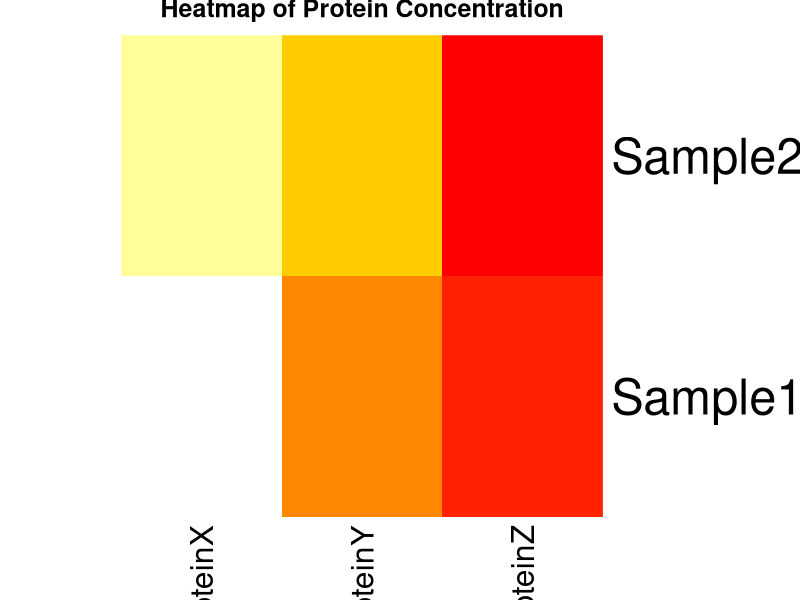
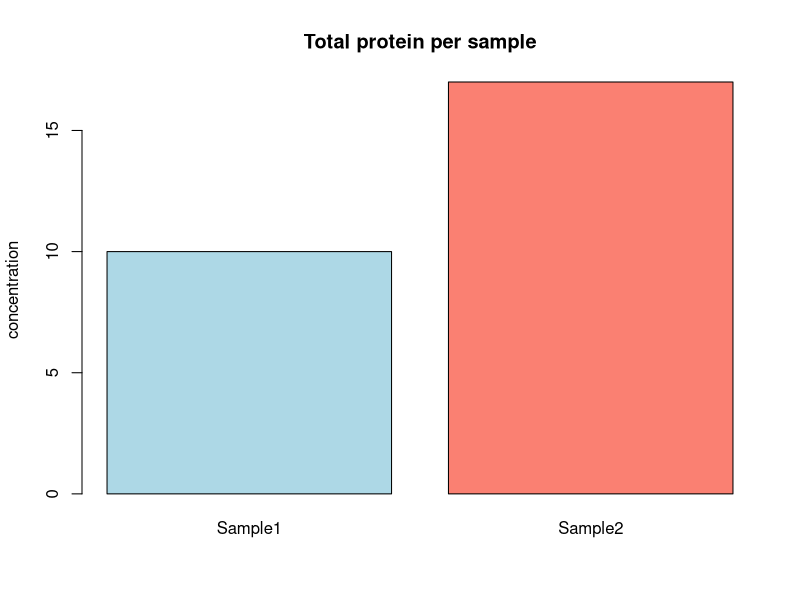
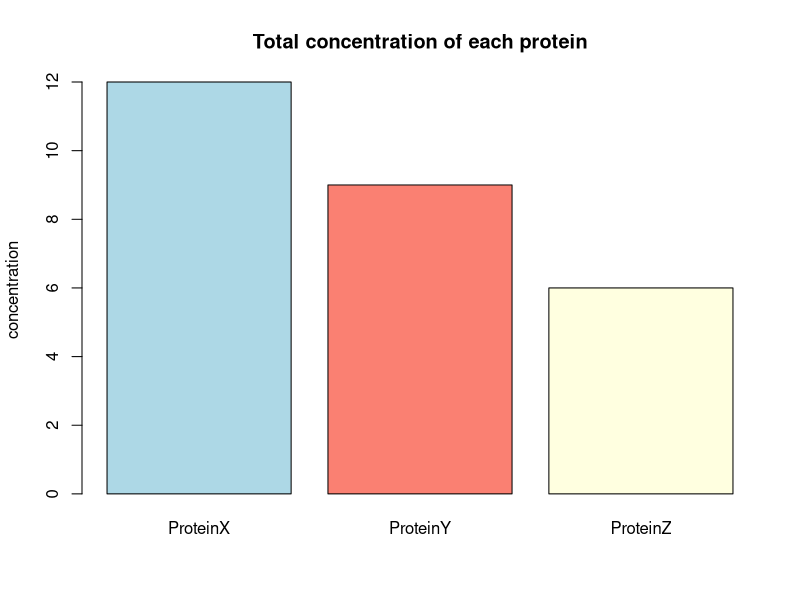
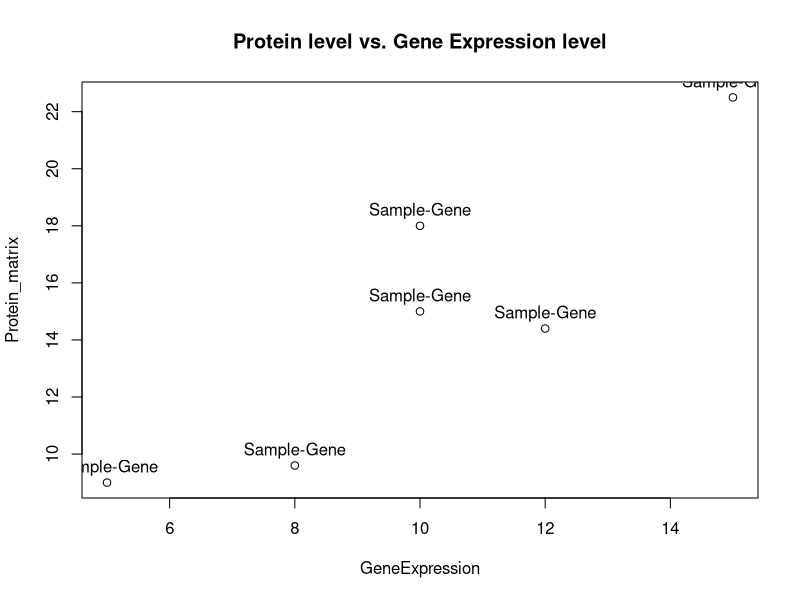
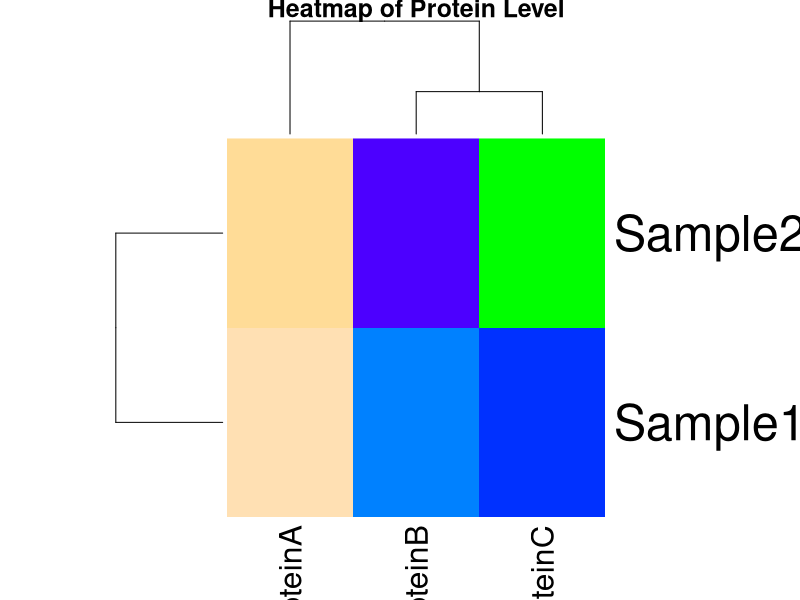
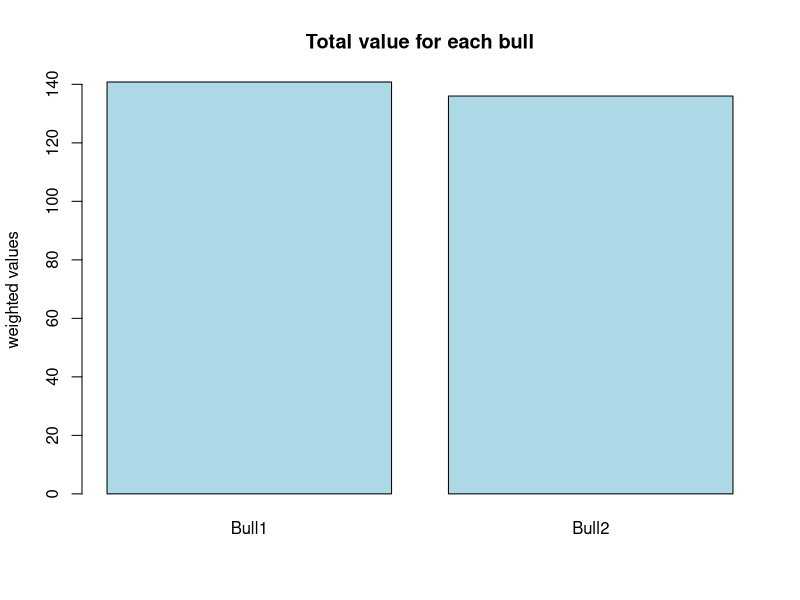
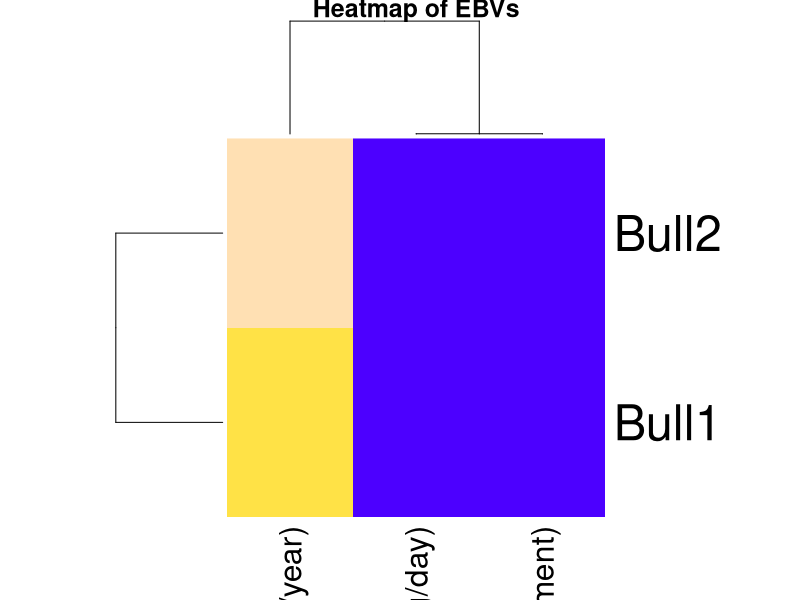
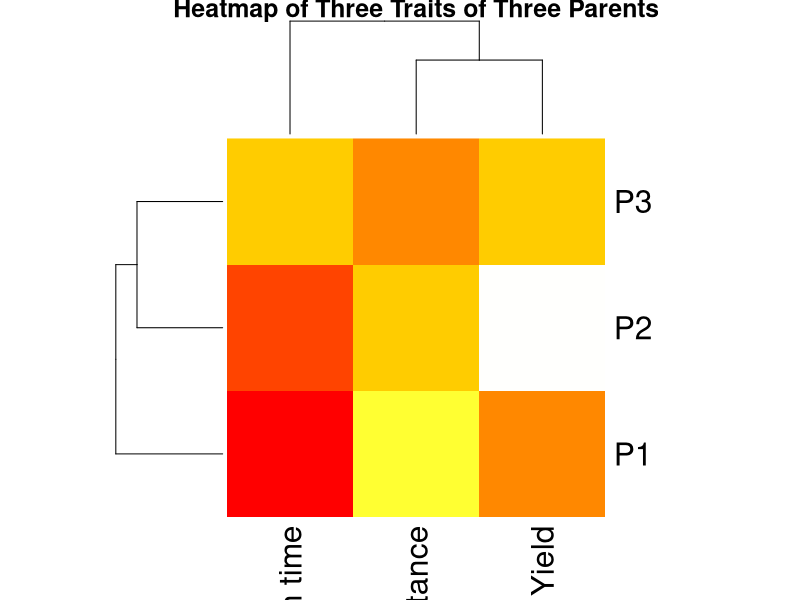

Here is the R script that generated these plots, in order:
## ---- chunk 1
# Making Protein Matrix
ProteinMatrix <- matrix(
  c(5, 3, 2,
    7, 6, 4),
  nrow = 2, byrow = TRUE
)
rownames(ProteinMatrix) = c("Sample1", "Sample2")
colnames(ProteinMatrix) = c("ProteinX", "ProteinY", "ProteinZ")

# Making weight matrix
WeightVector <- matrix(
  c(0.5, 1.0, 1.5),
  nrow=3, byrow = TRUE
)
rownames(WeightVector) = c("ProteinX", "ProteinY", "ProteinZ")
colnames(WeightVector) = c("Weight")

# Multiplying Matrices
Totalweightedconcentration = ProteinMatrix %*% WeightVector

print(Totalweightedconcentration)

# making transpose of ProteinMatrix

ProteinMatrixTranspose = t(ProteinMatrix)

print("Showing transpose of ProteinMatrix")
print(ProteinMatrixTranspose)

# Identity Matrix
I <- diag(3)
Identitycheck = ProteinMatrix %*% I
print(Identitycheck)

print("The product of I and ProteinMatrix is identical to ProteinMatrix")

# Carrying out operations (scalar multiplication, summation of rows and columns)
Total_protein_per_sample <- rowSums(ProteinMatrix)
print(Total_protein_per_sample)
Total_concentration_of_each_protein <- colSums(ProteinMatrix)
print(Total_concentration_of_each_protein)
Tripled_protein_concentration <- 3 * ProteinMatrix



# generating heatmap
heatmap(ProteinMatrix, main= "Heatmap of Protein Concentration", Rowv = NA, Colv = NA, labRow= rownames(ProteinMatrix), labCol= colnames(ProteinMatrix), col=heat.colors(256) )

# generating barplot

barplot(Total_protein_per_sample, main="Total protein per sample", ylab="concentration", col=c("lightblue", "salmon"))

barplot(Total_concentration_of_each_protein, main="Total concentration of each protein", ylab="concentration", col=c("lightblue", "salmon", "lightyellow"))



## Interpretation Questions
print("Multiplying the protein levels by the weight vector shows how much each protein contributes to a certain phenotype")
print("The result tells that the total protein burden (or total protein impact) of sample 2 is higher than sample 1")
print("I think the identity matrix represents no protein interactions or measurement biases")

# changing the weight of ProteinZ to 3.0
newweightvector = matrix(
  c(0.5, 1.0, 3.0),
  nrow=3, byrow = TRUE
)
rownames(WeightVector) = c("ProteinX", "ProteinY", "ProteinZ")
colnames(WeightVector) = c("Weight")
newTotalweightedconcentration = ProteinMatrix %*% newweightvector
print(newTotalweightedconcentration)

print("The weighted concentration of both sample 1 and 2 increases if the weight of ProteinZ to 3.0; total protein impact of sample 2 is still higher")

## ---- chunk 2
# making  Gene Expression matrix
GeneExpression <- matrix(
  c(10, 8, 5,
    15, 12, 10),
  nrow = 2, byrow = TRUE
)
rownames(GeneExpression) <- c("Sample1", "Sample2")
colnames(GeneExpression) <- c("GeneA", "GeneB", "GeneC")

# making Translation Matrix
TranslationMatrix <- matrix(
  c(1.5, 0 , 0,
  0, 1.2, 0,
  0, 0, 1.8),
nrow = 3, byrow = TRUE
)

# computing Protein matrix
Protein_matrix <- GeneExpression %*% TranslationMatrix
print(Protein_matrix)

# Transpose of GeneExpression matrix
GeneExpression_Transpose <- t(GeneExpression)
print("The new matrix represnts a matrix where the rows and columns of GeneExpression matrix have been interchanged")

# Creating Identity matrix
I <- diag(3)

# Multipying I and TranslationMatrix
Product_matrix = I %*% TranslationMatrix
print(Product_matrix)
print("The product is identical to TranslationMatrix")


# making submatrix A
A = matrix(
  c(10, 8,
    15, 12), nrow=2, byrow = TRUE
)
rownames(A) = c("sample1", "sample2")
colnames(A) = c("GeneA", "GeneB")

print(A)

# finding inverse of A
print("The inverse matrix could not be calculated since A is a singular matrix")


## Visualization Tasks
# generating MARplot-style scatter plot
plot(GeneExpression, Protein_matrix, type="p", main="Protein level vs. Gene Expression level")
labels <- "Sample-Gene"
text(GeneExpression, Protein_matrix, labels = labels, pos=3)
# generating a heatmap
heatmap(Protein_matrix, main= "Heatmap of Protein Level", Rowv = TRUE, Colv = TRUE, labRow= rownames(Protein_matrix), labCol= c("ProteinA", "ProteinB", "ProteinC"), col=topo.colors(256) )


## Interpretation questions

print("1. Matrix multiplication allows each gene in both samples to be multiplied to their respective translation efficiency. So, the product shows how successfully each gene is translated")

print("2. The diagonal TranslationMatrix make sense biologically because the elements of resultant product matrix are values obtained when each gene is multiplied with its corresponding translation efficacy. ")

print("3. If Sample2 has higher protein levels even with similar gene expression, it means that more mRNAs are translated to proteins compared to sample1")

print("4. The upward trend in MARplot may indicate an increase in translation efficacy and downward trend may indicate a decline in translation efficacy")

print("5. Clustering in the heatmap may suggest which samples are most similar to each other based on their protein expression, and which proteins have similar expression profiles across the samples.")
## ---- chunk 3
# making a matrix of Estimated Breeding Values (EBVs) of 2 bulls
BullEBVs <- matrix(
  c(400, 1.2, 0.8,
    500, 1.5, 0.6), nrow = 2, byrow = TRUE
)

rownames(BullEBVs) <- c("Bull1", "Bull2")
colnames(BullEBVs) = c("Trait1 = Milk yield (liters/year)", "Trait2 = Growth rate (kg/day)", "Trait3 = Fertility (calving interval adjustment)")

# making a matrix of economic weights
EconomicWeights = matrix(
  c(0.002, 50, 100), nrow=3, byrow=TRUE
)

TotalValue = BullEBVs %*% EconomicWeights
print(TotalValue)

print("Total value for bull1 is 140.8 and for bull2 is 136")
print("Bull1 is more valuable economically")


# what multiplying by the economic weights means biologically
print("In this case, we multiply the Estimated Breeding Values (EBVs) of each trait by corresponding Economic weights. This helps to understand the economic relevance of each trait." )


# making 3×3 identity matrix
I <- diag(3)
Identityproduct = BullEBVs %*% I
print(Identityproduct)
print("Multiplying I and BullEBVs returns a matrix identical to BullEBVs")

print("The Identity Matrix serves a control. It seems as the comparison of BullEBVs matrix with itself")


# Subsetting the BullEBVs matrix by removing Trait1 (milk yield)
Bullsubset = BullEBVs[, 2:3]
print(Bullsubset)
Economicweightsub = EconomicWeights[2:3,]
print(Economicweightsub)

NewTotalValues = Bullsubset %*% Economicweightsub
print(NewTotalValues)
print("The ranking does not change. Bull1 is still more valuable")




## Visualization Tasks

# creating a barplot
TotalvalueT = t(TotalValue)
barplot(TotalvalueT, main="Total value for each bull", ylab= "weighted values", col=c("lightblue"))


# creating a heatmap
heatmap(BullEBVs, Rowv=TRUE, Colv=TRUE, labRow= rownames(BullEBVs), labCol= colnames(BullEBVs), col=topo.colors(256), scale="none", main="Heatmap of EBVs")


# Interpretation Questions

print("1. Economic weights reflect the economic relevance of each trait, that is, which trait is important economically")
print("2. Milk yield is ignored in some breeding programs because the main goal of breeding programs is to produce greater number of genetically superior offsprings")
print("Heatmaps help to visualize patterns and clusters in multivariate trait data")
print("Yes, this method be extended to more bulls and more traits")

## ---- chunk 4
# making parent traits matrix
ParentTraits = matrix(
  c(7, 5, 3,
    6, 8, 4,
    5, 6, 6), nrow=3, byrow= TRUE
)
rownames(ParentTraits) = c("P1", "P2", "P3")
colnames(ParentTraits) = c("T1 Drought resistance", "T2 Yield", "T3 Maturation time")
print(ParentTraits)

# making HybridWeights matrix
HybridWeights = matrix(
  c(0.5, 0.3, 0.2), nrow=3, byrow= TRUE
)
print("HybridWeights:")
print(HybridWeights)

# Transpose of HybridWeights
HybridWeightsTranspose = t(HybridWeights)
print("HybridWeightsTranspose:")
print(HybridWeightsTranspose)


# computing Hybrid traits matrix
HybridTraits =  HybridWeightsTranspose %*% ParentTraits
print("The HybridTraits matrix is:")
print(HybridTraits)


# Explaining what it means biologically when one parent contributes more to a particular trait
print("A parent contributing more to a particular trait than others makes it more desirable and more likely to be selected for plant breeding")


# making identity matrix and multiplying with ParentTraits 
I = diag(3)
print(I)
Product = I %*% ParentTraits
print(Product)

print("Observation:")
print(" I × ParentTraits is identical to ParentTraits matrix")
print("I × ParentTraits represents the original matrix and therefore no transformation or change")

# subsetting
parentsub = ParentTraits[, 1:2]
print("Subset matrix of ParentTraits")
print(parentsub)


newhybridtraits = HybridWeightsTranspose %*% parentsub
print("recalculated hybrid traits is")
print(newhybridtraits)


print("Removing a trait does not provide insight about the maturation time of the three parent plants. The new matrix has one less column but the values of other two traits is unchanged.")



## Visulaization tasks

# A heatmap of ParentTraits matrix
heatmap(ParentTraits, Rowv=TRUE, Colv=TRUE, labRow= rownames(ParentTraits), labCol= colnames(ParentTraits), col=heat.colors(256), scale="none", main="Heatmap of Three Traits of Three Parents")


# A barplot of HybridTraits
hybridtraitsvec = c(T1=6.3, T2=6.1, T3=3.9)


barplot(hybridtraitsvec, main="Hybrid values of each trait", ylab="weighted Values of each trait", col=c("lightblue", "lightgreen", "lightyellow"))

## Interpretation Questions

print("The parent traits with more weight might affect hybrid’s performance more.")
print("I think the identity matrix serves as a control which is used to compare the matrix with itself")
equal_weights = matrix(c(0.3, 0.3, 0.3), nrow=1, byrow=TRUE)
change_in_hybrid_traits = equal_weights %*% ParentTraits
print("The change in hybrid weights will be")
print(change_in_hybrid_traits)
print("I think this simple model ignores the influence of various abiotic and biotic factors such as environmental condition, diseases etc.")
## ---- chunk 5
# Making a MasterList
bioList = list(
ProteinConc = list(ProteinMatrix, WeightVector),
ProteinMap = list(GeneExpression, TranslationMatrix),
Plant = list(ParentTraits, HybridWeights),
Animal = list(BullEBVs, EconomicWeights)
)

print(bioList)

# Task1
print("List of top level components:")
print("1. ProteinConc 2. ProteinMap 3. Plant 4. Animal")
print("List of nested components:")
print("1. ProteinMatrix 2. WeightVector 3. GeneExpression 4. TranslationMatrix 5. ParentTraits 6. HybridWeights 7. BullEBVs 8.EconomicWeights")

# Task 2
bioList[[2]][[1]]
bioList[[2]][[2]]
bioList[[4]][[1]]
bioList[[4]][[2]]

matrix_of_plant_entry = bioList[[3]][[1]]
print(matrix_of_plant_entry)
weight_for_protein_conc = bioList[[1]][[2]]
print(weight_for_protein_conc)

# Task 3

Weighted_gene_expression_score = bioList[[1]][[1]] %*% bioList[[1]][[2]]
print(Weighted_gene_expression_score)

Contribution_of_transcripts_to_each_protein = bioList[[2]][[1]] %*% bioList[[2]][[2]]
print(Contribution_of_transcripts_to_each_protein)

Hybrid_trait_values = t(bioList[[3]][[2]]) %*% bioList[[3]][[1]] 
print(Hybrid_trait_values)

Bull_total_economic_value = bioList[[4]][[1]] %*% bioList[[4]][[2]]
print(Bull_total_economic_value)

# Task 4

subset_BullEBVs = bioList[[4]][[1]][, 2:3]
print(subset_BullEBVs)
Ecoweightsub = bioList[[4]][[2]][2:3, ]
print(Ecoweightsub)
Recalculated_total_value = subset_BullEBVs %*% Ecoweightsub
print(Recalculated_total_value)


## Visualization Tasks

# Creating barplot showing the result of weighted trait aggregation for the Plant hybrid
barplot(Hybrid_trait_values, main="weighted trait aggregation for the Plant hybrid", ylab="weighted Values of each trait", col=c("salmon"))


# Creating barplot showing the total breeding values for each bull
barplot(t(Bull_total_economic_value), main="Comparison of Total values of Bulls", ylab="weighted Values of each trait", col=c("lightblue"))

# Creating heatmap
heatmap(bioList[[4]][[1]], Rowv=TRUE, Colv=TRUE, labRow= rownames(bioList[[4]][[1]]), labCol= colnames(bioList[[4]][[1]]), col=heat.colors(256), scale= "column", main="Heatmap of Bull EBVs")


## Interpretation Questions
print("Structuring data using a list help to logically organise different datatypes such as matrix, vector and list itself. Since each component is differently named, they can be easily accessed.")
print("Nested lists require multiple levels of indexing where there is a higher chance of making mistakes with the indices such as using the wrong number of brackets or the wrong index number")
print("Yes, this structure could be scaled for real datasets with many samples or traits")
print("How would you loop over all elements in bioList to apply the same function? Not sure")
print("How can this list structure be useful for building automated bioinformatics pipelines? Not sure")
